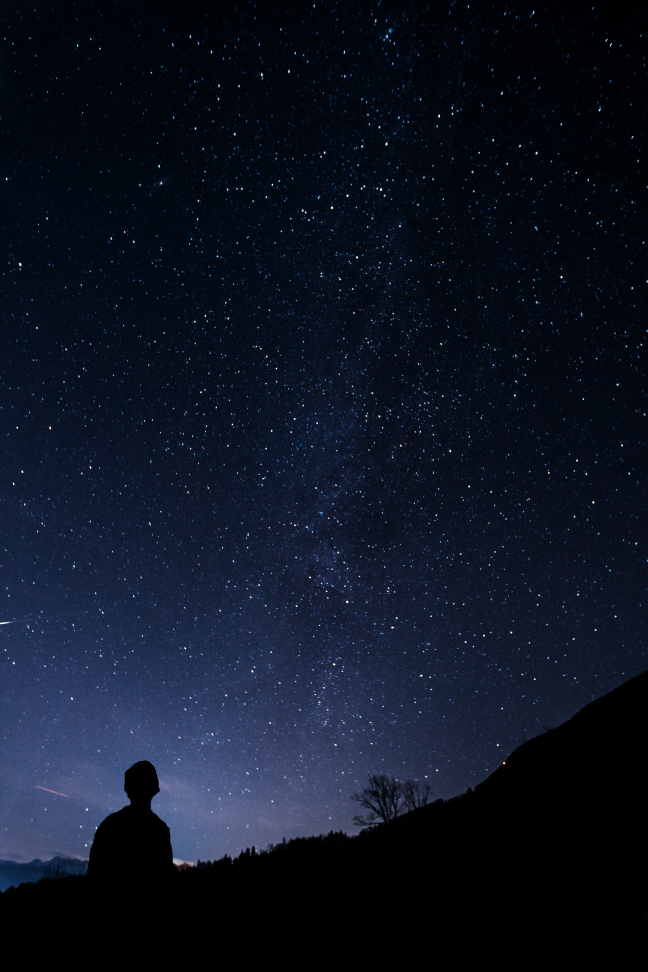
#> input picture An2/Semestrul 2/Programare Web/Lab 7 - PHP/Problema5/images/spacce.jpg, 2592 x 3888 px, found by its file name (shown at 1/4 size); its folder holds only this picture in this run
$ jupyter execute --allow-errors Lab2_2.ipynb
#> lines starting #> are read from the running program, lines starting #| are printed output that depends on the picture
#> `resized_images = []`: resized_images = []
[cell 1]
import matplotlib.pyplot as plt
import matplotlib.image as mpimg
import os
from scipy import ndimage
import numpy as np
from PIL import Image, ImageFilter
from sklearn.preprocessing import MinMaxScaler

[cell 2]
# sa se vizualizeze una din imagini

# Funcție pentru afișarea unei imagini
def show_image(image_path):
    img = mpimg.imread(image_path)
    plt.imshow(img)
    plt.axis('off')
    plt.show()

# Directorul cu imagini
image_folder = "data/images"
# Obține lista de imagini din director
images = os.listdir(image_folder)

# Afișarea unei imagini
crtDir =  os.getcwd()
image_path = os.path.join(crtDir, image_folder, "YOLO.jpg")
#> (the rest of this cell did not finish here and is left out)

[cell 3]
# daca imaginile nu au aceeasi dimensiune, sa se redimensioneze toate la 128 x 128 pixeli
# si sa se vizualizeze imaginile intr-un cadru tabelar

# Funcție pentru redimensionarea imaginii
def resize_image(image_path, target_width=128, target_height=128):
#> called with image_path = 'data/images/spacce.jpg', target_width = 128, target_height = 128
    image = Image.open(image_path) # Deschide imaginea folosind PIL
#> image is the input picture: PIL image 2592x3888 RGB; mean R, G, B 13.7, 20.3, 35
    resized_image = image.resize((target_width, target_height)) # Redimensionează imaginea
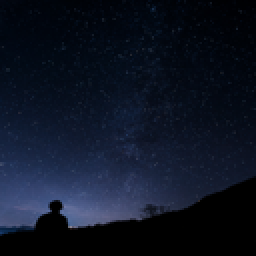
#> resized_image: PIL image 128x128 RGB (shown 2 times larger); mean R, G, B 13.7, 20.3, 35.1
    return resized_image

def plot_images_in_grid(images, num_rows, num_cols):
#> called with num_rows = 3, num_cols = 4
    fig, axes = plt.subplots(num_rows, num_cols, figsize=(10, 10))
    for i, ax in enumerate(axes.flat):
        ax.imshow(images[i])
        ax.axis('off')
    plt.tight_layout()
    plt.show()

resized_images = []
for img in images:
    image_path = os.path.join(image_folder, img)
    resized_image = resize_image(image_path, 128, 128)
    resized_images.append(resized_image)

# Afișează imaginile redimensionate într-un cadru tabelar
#> (the rest of this cell did not finish here and is left out)

[cell 4]
# sa se transforme imaginile in format gray-levels si sa se vizualizeze

# Functie de convertire a imaginii la tonuri de gri
def convert_to_gray(image):
    gray_image = image.convert('L')
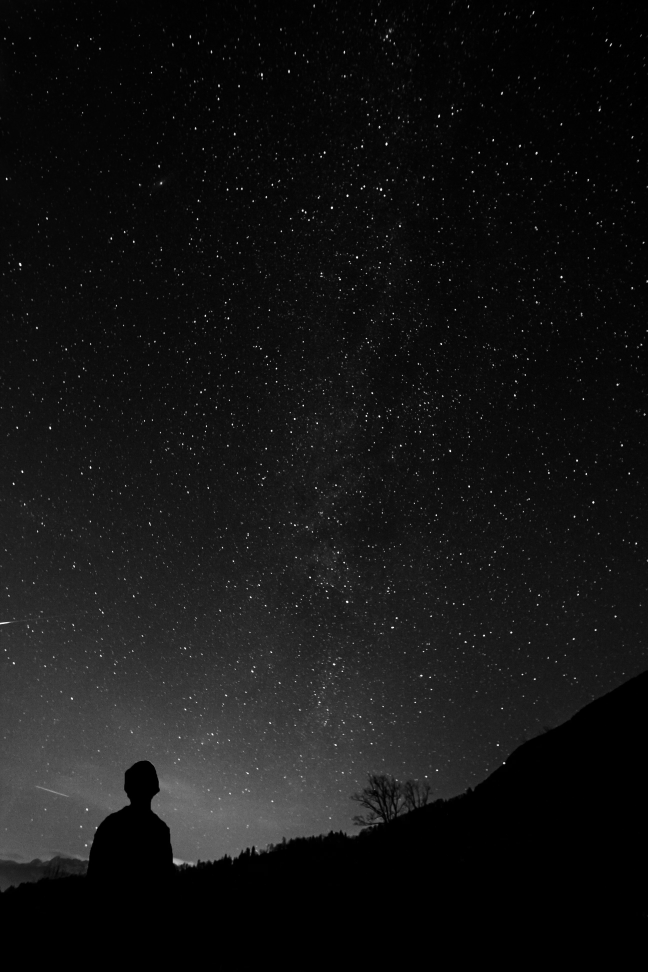
#> gray_image: PIL image 2592x3888 L (shown at 1/4 size); min 0, max 255, mean 20
    return gray_image

def plot_images_in_grid(images, num_rows, num_cols):
#> called with num_rows = 3, num_cols = 4
    fig, axes = plt.subplots(num_rows, num_cols, figsize=(10, 10))
    for i, ax in enumerate(axes.flat):
        ax.imshow(images[i], cmap='gray')
        ax.axis('off')
    plt.tight_layout()
    plt.show()

gray_images = []
for img in images:
    image_path = os.path.join(image_folder, img)
    image = Image.open(image_path)
    gray_image = convert_to_gray(image)
    gray_images.append(gray_image)

#> (the rest of this cell did not finish here and is left out)

[cell 5]
# sa se blureze o imagine si sa se afiseze in format "before-after"

# Functie care aplica efectul de blur
def apply_blur(image):
    blurred_image = image.filter(ImageFilter.BLUR)
    return blurred_image

def plot_before_after(original_image, processed_image):
    fig, axes = plt.subplots(1, 2, figsize=(12, 8))
    axes[0].imshow(original_image)
    axes[0].set_title('Before')
    axes[0].axis('off')
    axes[1].imshow(processed_image)
    axes[1].set_title('After')
    axes[1].axis('off')
    plt.tight_layout()
    plt.show()

image_path = os.path.join(image_folder, "diffusionModel.jpg")
#> (the rest of this cell did not finish here and is left out)

[cell 6]
# sa se identifice muchiile intr-o imagine si sa se afiseze in format "before-after"

# Funcție pentru identificarea muchiilor unei imagini
def detect_edges(image):
    edges = image.filter(ImageFilter.FIND_EDGES)
    return edges

image_path = os.path.join(image_folder, "YOLO.jpg")
#> (the rest of this cell did not finish here and is left out)

[cell 7]
# Normalizarea informatiilor: valorile pixelilor din imagini

# [0, 1] scalling
# it helps to map data into the same range

normalized_images = []
#> normalized_images = []
images_array = []
for img in images:
    image_path = os.path.join(image_folder, img)
    image = Image.open(image_path)

    resized_image = image.resize((128, 128)) #redimensioneaza imaginea

    gray_image = convert_to_gray(resized_image) #converteste imaginea la tonuri de gri
#> in convert_to_gray (call 2), `gray_image = image.convert('L')`:
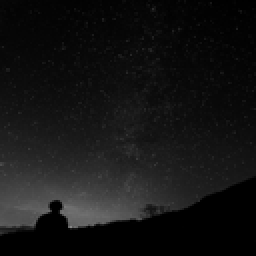
#> gray_image: PIL image 128x128 L (shown 2 times larger); min 0, max 134, mean 20

    # transforma imaginea într-un tablou numpy și normalizează valorile pixelilor
    numpy_image = np.array(gray_image)
    flattened_image = numpy_image.flatten()
#> flattened_image = 16384 values, max 134 at index 14499, min 0 at index 113, mean 20.03
    normalized_image = (flattened_image - np.min(flattened_image)) / (np.max(flattened_image) - np.min(flattened_image))
#> normalized_image = 16384 values, max 1 at index 14499, min 0 at index 113, mean 0.149
    normalized_images.append(normalized_image)

# converteste lista de imagini normalizate intr-un tablou numpy bidimensional
normalized_array = np.array(normalized_images)

# matricea de pixeli dupa normalizare
flattened_images_after = normalized_array.reshape(-1)
#> flattened_images_after has the same summary as normalized_image

# Plot the normalized values
plt.figure(figsize=(10, 6))
plt.hist(flattened_images_after, bins=20)
plt.title('[0,1] scaled Pixels histogram')
plt.show()
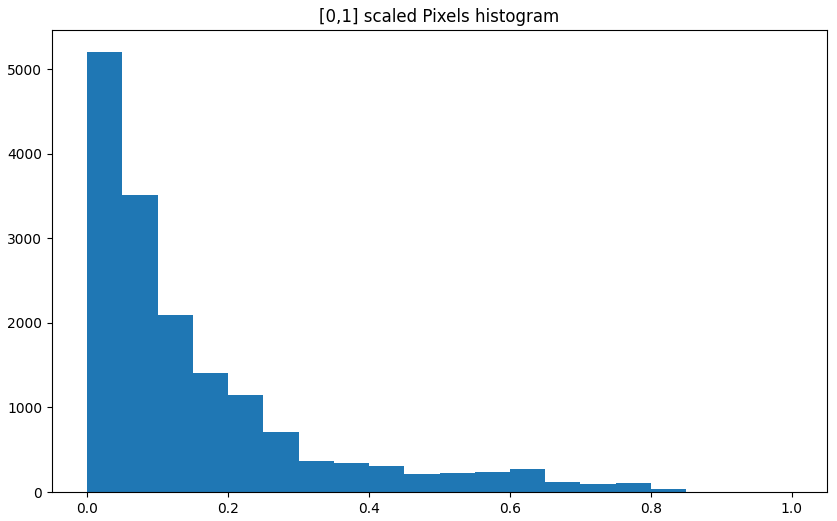
#> figure drawn by matplotlib, 1 panel; tallest bar 5207 high, from x = -3.47e-18 to 0.05
